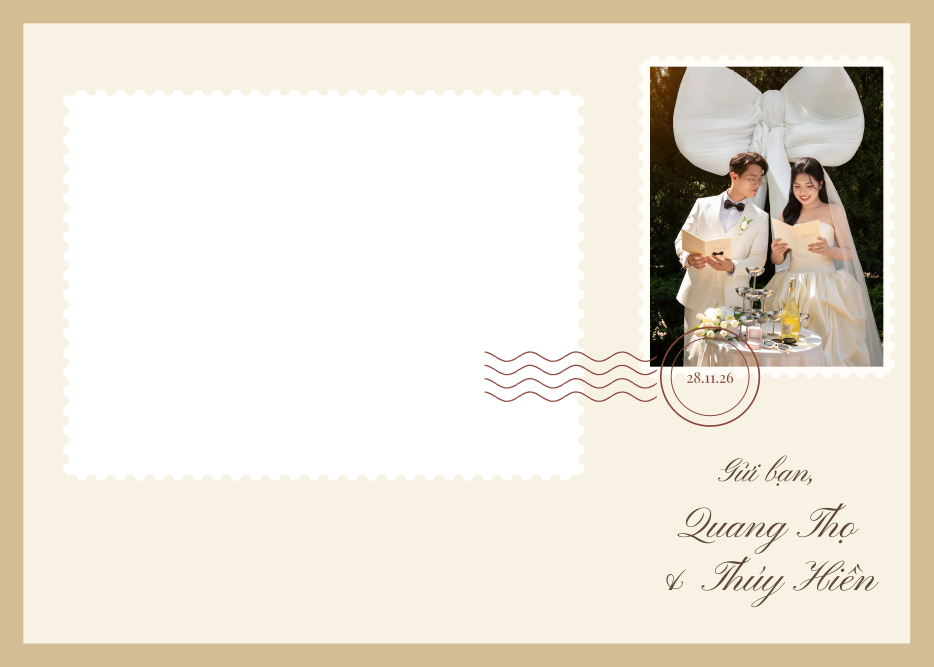
#> input picture assets/frames/personal/group/group_10.png, 2800 x 2000 px, given in place of banner_left.webp, which was not available (shown at 1/3 size)
$ python generate_personal_frames.py
#> lines starting #> are read from the running program, lines starting #| are printed output that depends on the picture
#!/usr/bin/env python3
"""Generate the personal wedding frames (transparent holes).

  - 2-photo strip frames, 880x2650 -> standard/
  - group frames, 2800x2000        -> group/

Usage: python3 scripts/generate_personal_frames.py [couple_photo]
  couple_photo: photo for the strip frames (default couple/banner_left.webp)
  The group frames use the cut-outs in scripts/frame_sources/ (made with
  scripts/cutout_subject.swift from couple/groom.webp and couple/bride.webp).

Layout (see docs/frame_design_guidelines.md, "Frame 2 ảnh"):
  - 2 rounded holes 760x560 at (60,60) and (60,680)
  - colored panel on the top 1300px, couple photo on the bottom 1350px
Group layout: groom/bride cut-outs (scale FIG_SCALE) standing at the bottom
corners, a centered 4:3 rounded hole between them (printed as "group hole" and
"slot" when generating; keep FrameData.group in lib/models/frame_data.dart in
sync with the slot), date in the top band and names in the bottom band.
Requires Pillow. Fonts and the default photo come from ../wedding-invitation.
"""
import sys
from pathlib import Path

from PIL import Image, ImageDraw, ImageFilter, ImageFont

ROOT = Path(__file__).resolve().parent.parent
INVITATION = ROOT.parent / "wedding-invitation" / "src" / "assets"
OUT_DIR = ROOT / "assets" / "frames" / "personal" / "standard"

W, H = 880, 2650
SS = 2  # supersampling factor for smooth rounded corners
HOLES = [(60, 60, 760, 560), (60, 680, 760, 560)]
HOLE_RADIUS = 36
PANEL_BOTTOM = 1300
CREAM = (244, 238, 224)

DATE = "28.11.26"
GROOM_NAME = "Quang Thọ"
BRIDE_NAME = "Thúy Hiền"
NAMES = f"{GROOM_NAME} & {BRIDE_NAME}"

GROUP_SIZE = (2800, 2000)
GROUP_RADIUS = 90
GROUP_BLEED = (30, 22.5)  # photo is rendered this much larger than the hole
SOURCES = ROOT / "scripts" / "frame_sources"  # cut-outs, see cutout_subject.swift
# Both people stand at the bottom corners at the same scale, with as much of the
# body as possible visible. The hole is the largest centered 4:3 rectangle that
# fits between them, and they stand in front of it by FIG_OVERLAP.
FIG_SCALE = 0.85
GROOM_LEFT = 20  # canvas x of the groom's left-most edge
BRIDE_RIGHT = GROUP_SIZE[0] + 100  # bride's veil may be cropped by the edge
FIG_OVERLAP = 140
GROUP_OUT_DIR = ROOT / "assets" / "frames" / "personal" / "group"
GROUP_PHOTO_BG_NAME = "group_3.png"
GROUP_VARIANTS = {
    "group_1.png": (54, 69, 47),
    "group_2.png": (110, 36, 39),
}

VARIANTS = {
    "standard_1.png": (54, 69, 47),  # moss green
    "standard_2.png": (110, 36, 39),  # wine red
}


def font(path: Path, size: int) -> ImageFont.FreeTypeFont:
    return ImageFont.truetype(str(path), size * SS)


def draw_spaced(draw, text, center_x, y, fnt, fill, spacing):
    widths = [draw.textlength(c, font=fnt) for c in text]
    total = sum(widths) + spacing * SS * (len(text) - 1)
    x = center_x * SS - total / 2
    for c, w in zip(text, widths):
        draw.text((x, y * SS), c, font=fnt, fill=fill)
        x += w + spacing * SS


def cover(img: Image.Image, w: int, h: int) -> Image.Image:
    scale = max(w / img.width, h / img.height)
    img = img.resize((round(img.width * scale), round(img.height * scale)), Image.LANCZOS)
    left, top = (img.width - w) // 2, (img.height - h) // 2
    return img.crop((left, top, left + w, top + h))


def build(color, photo: Image.Image) -> Image.Image:
    canvas = Image.new("RGBA", (W * SS, H * SS), (0, 0, 0, 0))
    draw = ImageDraw.Draw(canvas)

    # Couple photo (bottom) then colored panel (top).
    photo_h = H - PANEL_BOTTOM
    canvas.paste(cover(photo, W * SS, photo_h * SS).convert("RGBA"), (0, PANEL_BOTTOM * SS))
    draw.rectangle((0, 0, W * SS, PANEL_BOTTOM * SS), fill=color + (255,))

    # Soft fade from panel color into the photo.
    fade_h = 90 * SS
    fade = Image.new("RGBA", (W * SS, fade_h))
    for y in range(fade_h):
        a = int(255 * (1 - y / fade_h) ** 1.6)
        ImageDraw.Draw(fade).line((0, y, W * SS, y), fill=color + (a,))
    canvas.alpha_composite(fade, (0, PANEL_BOTTOM * SS))

    # Transparent rounded holes for the photos.
    mask = Image.new("L", canvas.size, 255)
    mdraw = ImageDraw.Draw(mask)
    for x, y, w, h in HOLES:
        mdraw.rounded_rectangle(
            (x * SS, y * SS, (x + w) * SS, (y + h) * SS), HOLE_RADIUS * SS, fill=0
        )
    canvas.putalpha(Image.composite(canvas.getchannel("A"), Image.new("L", canvas.size, 0), mask))

    # Texts.
    draw = ImageDraw.Draw(canvas)
    fonts = INVITATION / "fonts"
    draw_spaced(
        draw, DATE, W / 2, 14,
        font(fonts / "Playfair_Display" / "PlayfairDisplay-Regular.ttf", 26),
        CREAM + (255,), 6,
    )
    names_font = font(fonts / "Pinyon_Script" / "PinyonScript-Regular.ttf", 78)
    box = draw.textbbox((0, 0), NAMES, font=names_font)
    draw.text(
        ((W * SS - (box[2] - box[0])) / 2 - box[0], (PANEL_BOTTOM + 70) * SS),
        NAMES, font=names_font, fill=CREAM + (255,),
    )
    return canvas.resize((W, H), Image.LANCZOS)


# [70 lines left out: functions place_figure, _paste_clipped, garden_half, garden_background, not called in this run]


def group_layout(groom: Image.Image, bride: Image.Image):
    """Returns (groom_inner_x, bride_inner_x, hole) where hole is (x, y, w, h)."""
    gw, gh = GROUP_SIZE
    gb = groom.getchannel("A").getbbox()
    bb = bride.getchannel("A").getbbox()
    groom_inner = GROOM_LEFT + (gb[2] - gb[0]) * FIG_SCALE
    bride_inner = BRIDE_RIGHT - (bb[2] - bb[0]) * FIG_SCALE
    half = min(gw / 2 - (groom_inner - FIG_OVERLAP), (bride_inner + FIG_OVERLAP) - gw / 2)
    w = int(2 * half) // 4 * 4
    h = w * 3 // 4
    hole = (gw // 2 - w // 2, (gh - h) // 2, w, h)
    return round(groom_inner), round(bride_inner), hole


def build_group(color, groom: Image.Image, bride: Image.Image, background=None) -> Image.Image:
    gw, gh = GROUP_SIZE
    groom_inner, bride_inner, GROUP_HOLE = group_layout(groom, bride)
    print("group hole", GROUP_HOLE, "slot", (
        GROUP_HOLE[0] - GROUP_BLEED[0], GROUP_HOLE[1] - GROUP_BLEED[1],
        GROUP_HOLE[2] + 2 * GROUP_BLEED[0], GROUP_HOLE[3] + 2 * GROUP_BLEED[1]))
    if background is not None:
        canvas = background.resize((gw * SS, gh * SS), Image.BICUBIC).convert("RGBA")
    else:
        canvas = Image.new("RGBA", (gw * SS, gh * SS), color + (255,))
    hx, hy, hw, hh = GROUP_HOLE
    draw = ImageDraw.Draw(canvas)

    # Thin cream outline around the photo, in the bleed area under the frame.
    inset = 22
    draw.rounded_rectangle(
        ((hx - inset) * SS, (hy - inset) * SS, (hx + hw + inset) * SS, (hy + hh + inset) * SS),
        (GROUP_RADIUS + inset) * SS, outline=CREAM + (255,), width=3 * SS,
    )

    # Transparent rounded hole.
    mask = Image.new("L", canvas.size, 255)
    ImageDraw.Draw(mask).rounded_rectangle(
        (hx * SS, hy * SS, (hx + hw) * SS, (hy + hh) * SS), GROUP_RADIUS * SS, fill=0
    )
    canvas.putalpha(mask)

    draw = ImageDraw.Draw(canvas)
    fonts = INVITATION / "fonts"
    # Center each text in the band left between the canvas edge and the outline.
    top_end = hy - inset
    bottom_start = hy + hh + inset
    date_font = font(fonts / "Playfair_Display" / "PlayfairDisplay-Regular.ttf", 54)
    box = draw.textbbox((0, 0), DATE, font=date_font)
    draw_spaced(
        draw, DATE, gw / 2,
        (top_end * SS - (box[3] - box[1])) / 2 / SS - box[1] / SS,
        date_font, CREAM + (255,), 16,
    )
    names_font = font(fonts / "Pinyon_Script" / "PinyonScript-Regular.ttf", 108)
    box = draw.textbbox((0, 0), NAMES, font=names_font)
    draw.text(
        ((gw * SS - (box[2] - box[0])) / 2 - box[0],
         bottom_start * SS + ((gh - bottom_start) * SS - (box[3] - box[1])) / 2 - box[1]),
        NAMES, font=names_font, fill=CREAM + (255,),
    )
    # Groom on the left and bride on the right, facing the photo. Drawn last so
    # they stand in front of the (transparent) photo hole.
    place_figure(canvas, groom, FIG_SCALE, groom_inner, "left")
    place_figure(canvas, bride, FIG_SCALE, bride_inner, "right")
    return canvas.resize((gw, gh), Image.LANCZOS)


# [11 lines left out: function main_photo_bg, not called in this run]


def main() -> None:
    if len(sys.argv) > 2 and sys.argv[1] == "--photo-bg":
        return main_photo_bg(Path(sys.argv[2]))
    src = Path(sys.argv[1]) if len(sys.argv) > 1 else INVITATION / "images" / "couple" / "banner_left.webp"
    photo = Image.open(src).convert("RGB")
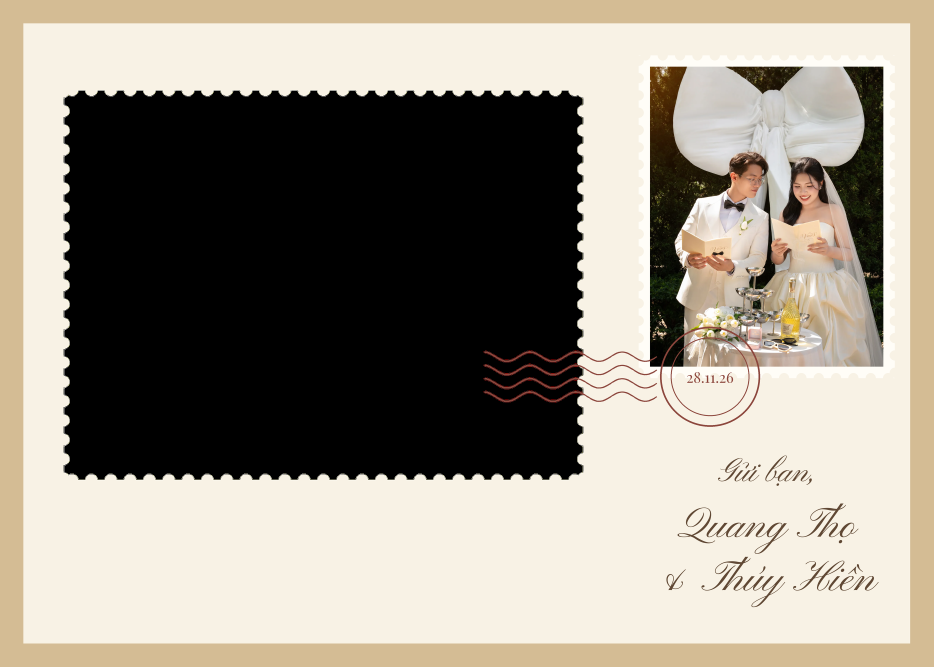
#> photo: PIL image 2800x2000 RGB (shown at 1/3 size); mean R, G, B 153.8, 146.8, 134.6
    groom = Image.open(SOURCES / "groom_cutout.png").convert("RGBA")
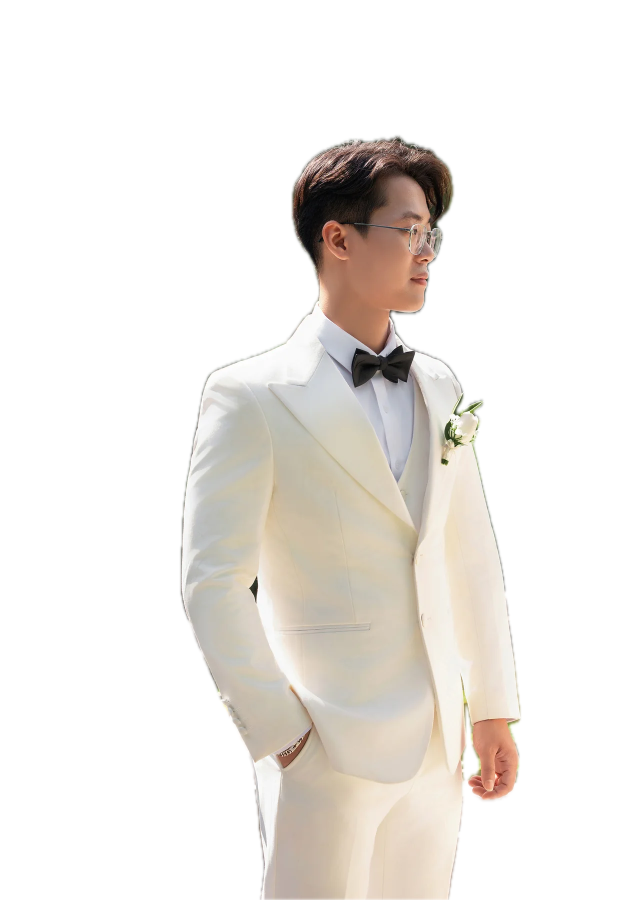
#> input picture scripts/frame_sources/groom_cutout.png, 1264 x 1800 px (shown at 1/2 size)
#> groom is the input picture: PIL image 1264x1800 RGBA; mean R, G, B, A 62.2, 58.3, 53.9, 78.1
    bride = Image.open(SOURCES / "bride_cutout.png").convert("RGBA")
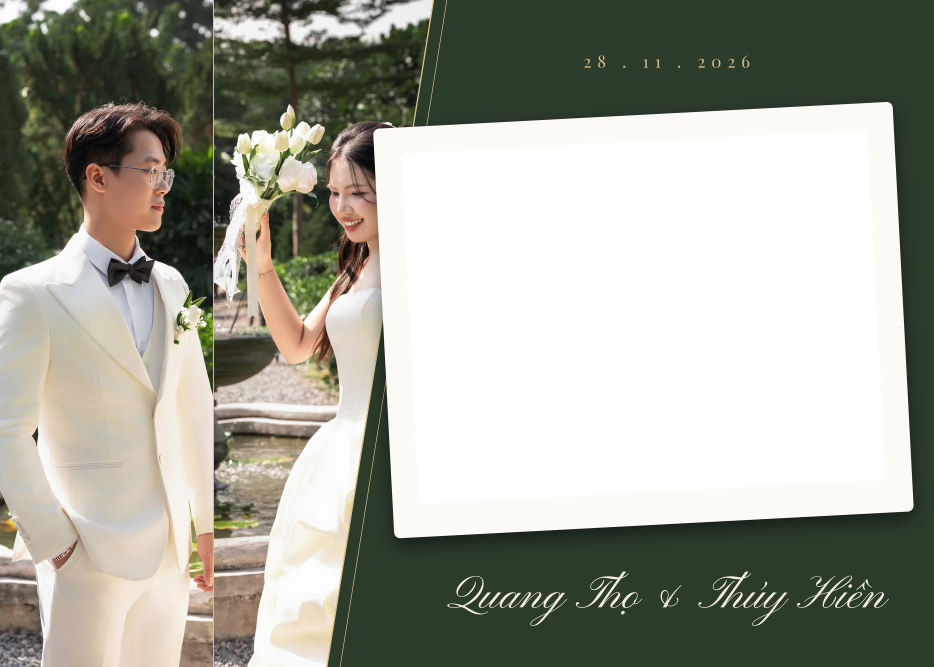
#> input picture assets/frames/personal/group/group_11.png, 2800 x 2000 px, given in place of bride_cutout.png, which was not available (shown at 1/3 size)
#> bride is the input picture: PIL image 2800x2000 RGBA; mean R, G, B, A 94.4, 95.6, 84.5, 188
    OUT_DIR.mkdir(parents=True, exist_ok=True)
    for name, color in VARIANTS.items():
        build(color, photo).save(OUT_DIR / name)
        print("wrote", OUT_DIR / name)
#> this loop made 2 passes
#> box in build on passes 1 to 2: (0, 13, 1866, 177), (0, 13, 1866, 177)
    GROUP_OUT_DIR.mkdir(parents=True, exist_ok=True)
    for name, color in GROUP_VARIANTS.items():
        build_group(color, groom, bride).save(GROUP_OUT_DIR / name)
        print("wrote", GROUP_OUT_DIR / name)
#> this loop made 1 pass
#> hx in build_group on pass 1: 2140
#| group hole (2140, 1555, -1480, -1110) slot (2110, 1532.5, -1420, -1065.0)
#> pass 1, in build_group, `canvas = Image.new("RGBA", (gw * SS, gh * SS), color + (255,))`:
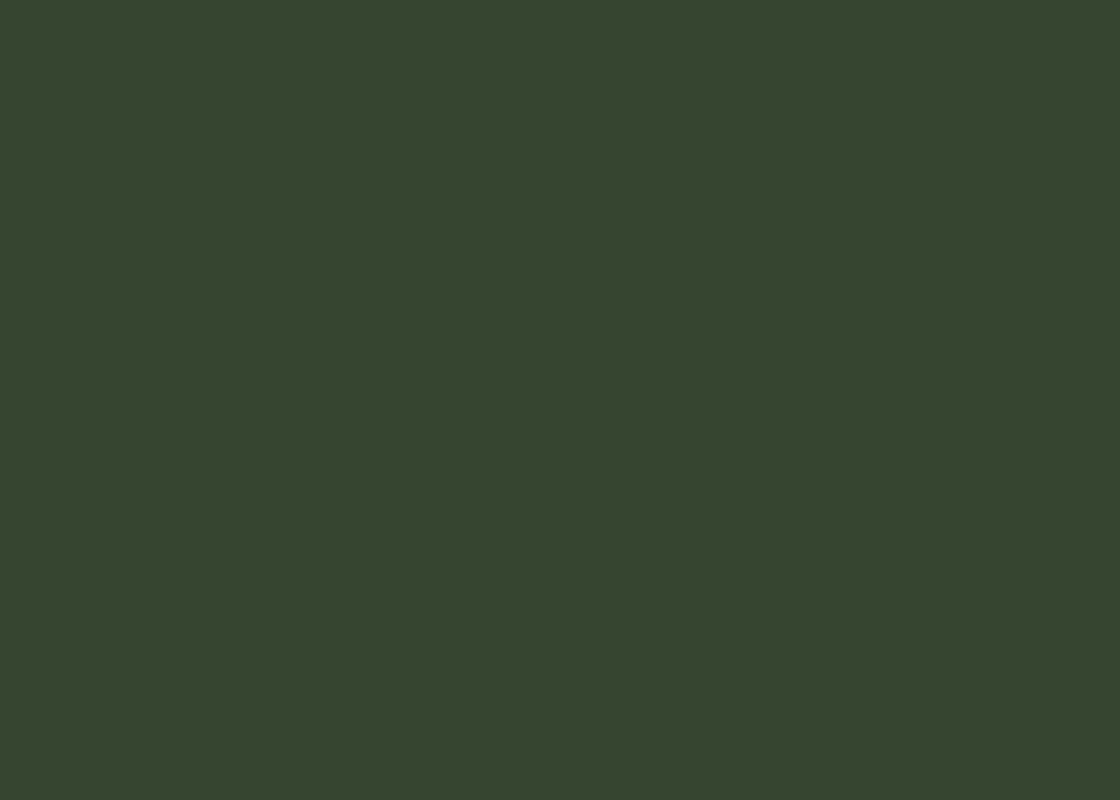
#> canvas: PIL image 5600x4000 RGBA (shown at 1/5 size); mean R, G, B, A 54, 69, 47, 255
    # Extra variant: the original garden of the photos instead of a flat color.
    main_photo_bg(GROUP_OUT_DIR / GROUP_PHOTO_BG_NAME)


if __name__ == "__main__":
#> (the run stopped early here; a loop or call above may not have finished)
